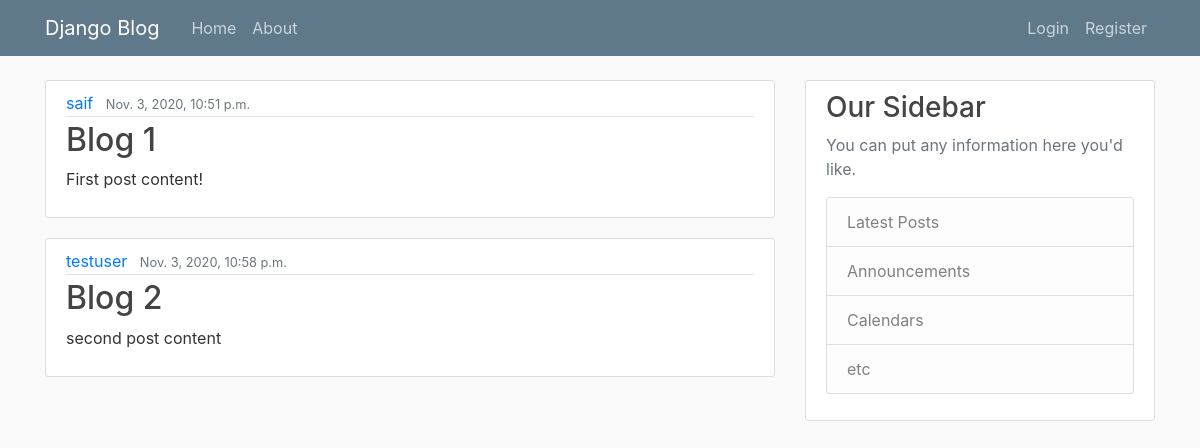
/blog/, run on an earlier commit of the app's database.
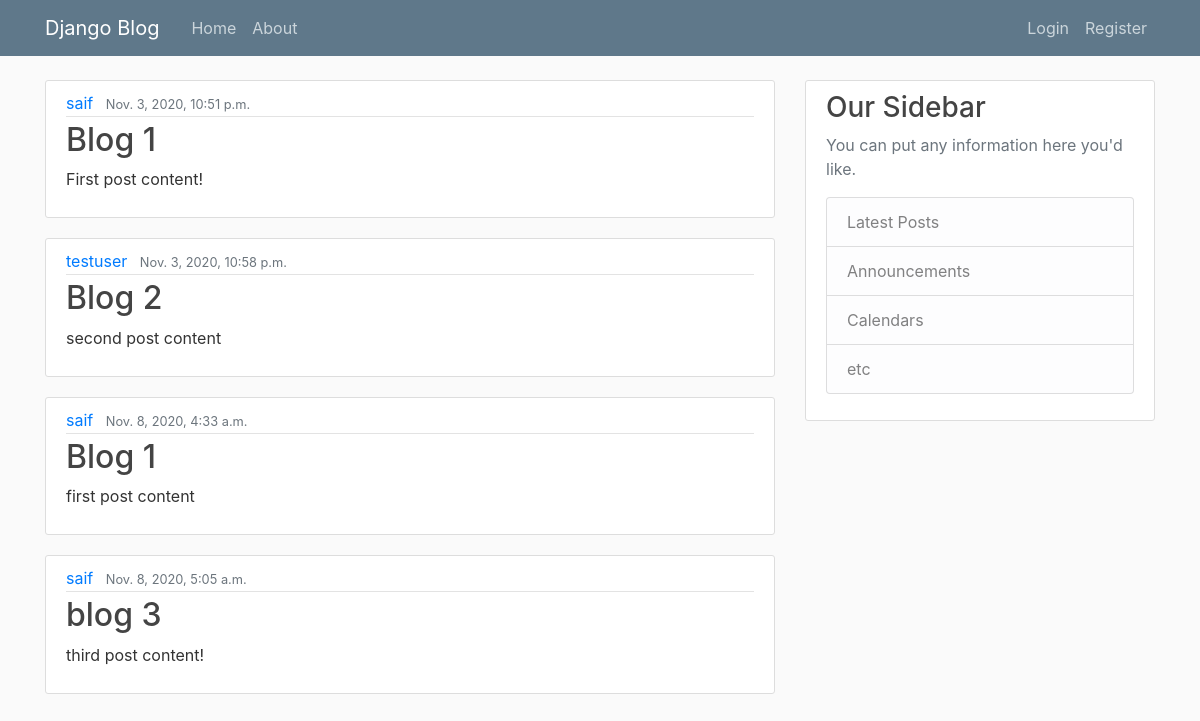
And on a later commit of the database.
### blog/models.py (models this page shows)
class Post(models.Model):
    title = models.CharField(max_length=100)
    content = models.TextField(blank=False)
    date_posted = models.DateTimeField(default=timezone.now)
    author = models.ForeignKey(User, on_delete=models.CASCADE)
    def __str__(self):
        return self.title
    '''
        SHELL COMMANDS
        1. User.objects.first()
        2. User.objects.filter(username='saif')
        3. Users.objects.all()
        4. User.objects.filter(username='saif').first()
        5. user = User.objects.filter(username='saif').first()
            5.1. user.id, user.pk
    '''
    '''
    You can do the same with Posts and just use the command Post.objects.all() which will
    give an empty array since we dont have any Posts in there

    eg to create a post
    post_1 = Post(titel='Blog 1', content='First post content!', author = user)
    after doing this you still need to save this post var by using post_1.save()
    now since the post is created you can access the post by creating an object

    post = Post.objects.first()
    post.title
    post.date_posted

    user.post_set.all() gives all the post
    you can also create posts using this

    user.post_set.create(title='blog 3', content='third post content!') now the author of this post
    will be the username that was assigned to the 'user' object

    now this will be useful in the file views.py where initially it was static data
    but now importing the models will make it dynamic and cleaner

    the post will have a property in which we have to tell django that when we access this post
    what will we get by default, in this case we want the post title
    so under Post class we create a method __str__(self)
    '''

### blog/views.py (the view)
# urls.py: path('', views.home, name='blog-home'),
def home(request):
    context = {
        'posts': Post.objects.all(),
        'title' : 'Home',
    }
    return render(request, 'blog/home.html', context)

### blog/templates/blog/home.html
{% extends "blog/base.html" %}
    {% block content %}
            {% for i in posts %}
                <article class='media content-section'>
                    <div class='media-body'>
                        <div class='article-metadata'>
                            <a class='mr-2' href='#'>{{ i.author }}</a>
                            <small class='text-muted'>{{ i.date_posted }}</small>
                        </div>
                        <h2><a href="#" class='article-title'>{{ i.title }}</a></h2>
                        <p class='article-content'>{{ i.content }}</p>
                    </div>
                </article>
            {% endfor %}
    {% endblock content %}

### blog/templates/blog/base.html (shortened to what this page needs)
{% load static %}
<!DOCTYPE html>
<html lang="en">
    <head>
        <link rel="stylesheet" href="https://cdn.jsdelivr.net/npm/bootstrap@4.5.3/dist/css/bootstrap.min.css">
        <link rel="stylesheet" href="{% static 'blog/main.css' %}" type='text/css'>
    </head>
    <body>
        <header class="site-header">
            <nav class="navbar navbar-expand-md navbar-dark bg-steel fixed-top">
              <div class="container">
                <a class="navbar-brand mr-4" href="/">Django Blog</a>
                <div class="collapse navbar-collapse" id="navbarToggle">
                  <div class="navbar-nav mr-auto">
                    <a class="nav-item nav-link" href="{% url 'blog-home' %}">Home</a>
                    <a class="nav-item nav-link" href="{% url 'blog-about' %}">About</a>
                  </div>
                  <div class="navbar-nav">
                    <a class="nav-item nav-link" href="#">Login</a>
                    <a class="nav-item nav-link" href="#">Register</a>
                  </div>
                </div>
              </div>
            </nav>
          </header>
        <main role="main" class="container">
          <div class="row">
            <div class="col-md-8">
              {% block content %}{% endblock %}
            </div>
            <div class="col-md-4">
              <div class="content-section">
                <h3>Our Sidebar</h3>
                <p class='text-muted'>You can put any information here you'd like.
                  <ul class="list-group">
                    <li class="list-group-item list-group-item-light">Latest Posts</li>
                    <li class="list-group-item list-group-item-light">Announcements</li>
                    <li class="list-group-item list-group-item-light">Calendars</li>
                    <li class="list-group-item list-group-item-light">etc</li>
                  </ul>
                </p>
              </div>
            </div>
          </div>
        </main>
    </body>
    </html>

### blog/static/blog/main.css (style rules this page uses)
body { background: #fafafa; color: #333333; margin-top: 5rem; }
h1, h2, h3, h4, h5, h6 { color: #444444; }
ul { margin: 0; }
.bg-steel { background-color: #5f788a; }
.site-header .navbar-nav .nav-link { color: #cbd5db; }
.content-section { background: #ffffff; padding: 10px 20px; border: 1px solid #dddddd; border-radius: 3px; margin-bottom: 20px; }
.article-title { color: #444444; }
.article-content { white-space: pre-line; }
.article-metadata { padding-bottom: 1px; margin-bottom: 4px; border-bottom: 1px solid #e3e3e3 }

What changed in the data, as far as the page shows it:
added Post: author "saif", date_posted "Nov. 8, 2020, 4:33 a.m.", title "Blog 1", content "first post content"
added Post: author "saif", date_posted "Nov. 8, 2020, 5:05 a.m.", title "blog 3", content "third post content!"
